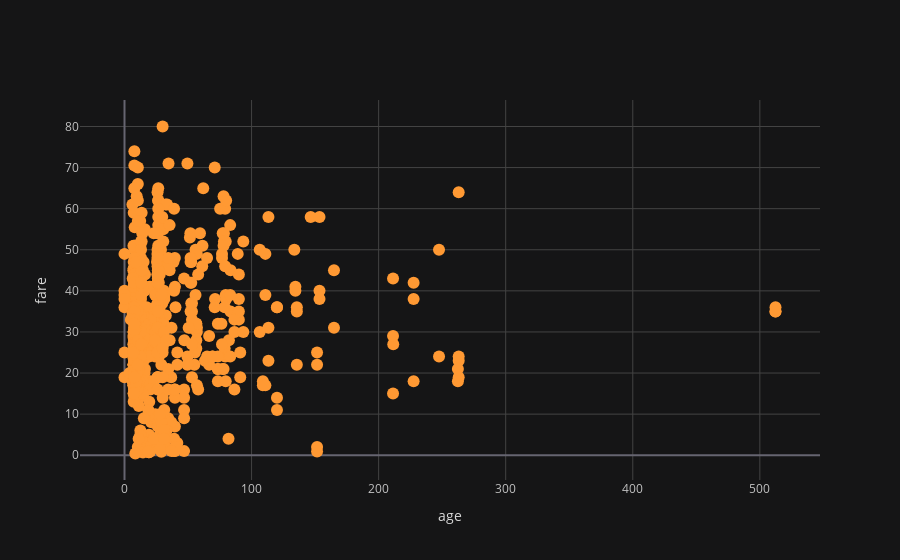

Source (notebook cell):
### Code cell
df2.iplot(kind='scatter',x='fare',y='age',mode='markers',xTitle='age',yTitle='fare')

### Figure 1 — Plotly figure (JSON) as saved in the notebook; plotly's stock layout.template omitted (floating-point values rounded to 4 significant figures; data arrays with more than 128 entries replaced by an {"elided": "..."} marker saying what was removed)
{"data": [{"line": {"color": "rgba(255, 153, 51, 1.0)", "dash": "solid", "shape": "linear", "width": 1.3}, "marker": {"size": 12, "symbol": "circle"}, "mode": "markers", "name": "age", "text": "", "type": "scatter", "x": {"elided": "891 float values"}, "y": {"elided": "891 mixed values"}}], "layout": {"legend": {"bgcolor": "#151516", "font": {"color": "#D9D9D9"}}, "paper_bgcolor": "#151516", "plot_bgcolor": "#151516", "title": {"font": {"color": "#D9D9D9"}}, "xaxis": {"gridcolor": "#434343", "showgrid": true, "tickfont": {"color": "#C2C2C2"}, "title": {"font": {"color": "#D9D9D9"}, "text": "age"}, "zerolinecolor": "#666570"}, "yaxis": {"gridcolor": "#434343", "showgrid": true, "tickfont": {"color": "#C2C2C2"}, "title": {"font": {"color": "#D9D9D9"}, "text": "fare"}, "zerolinecolor": "#666570"}}}
